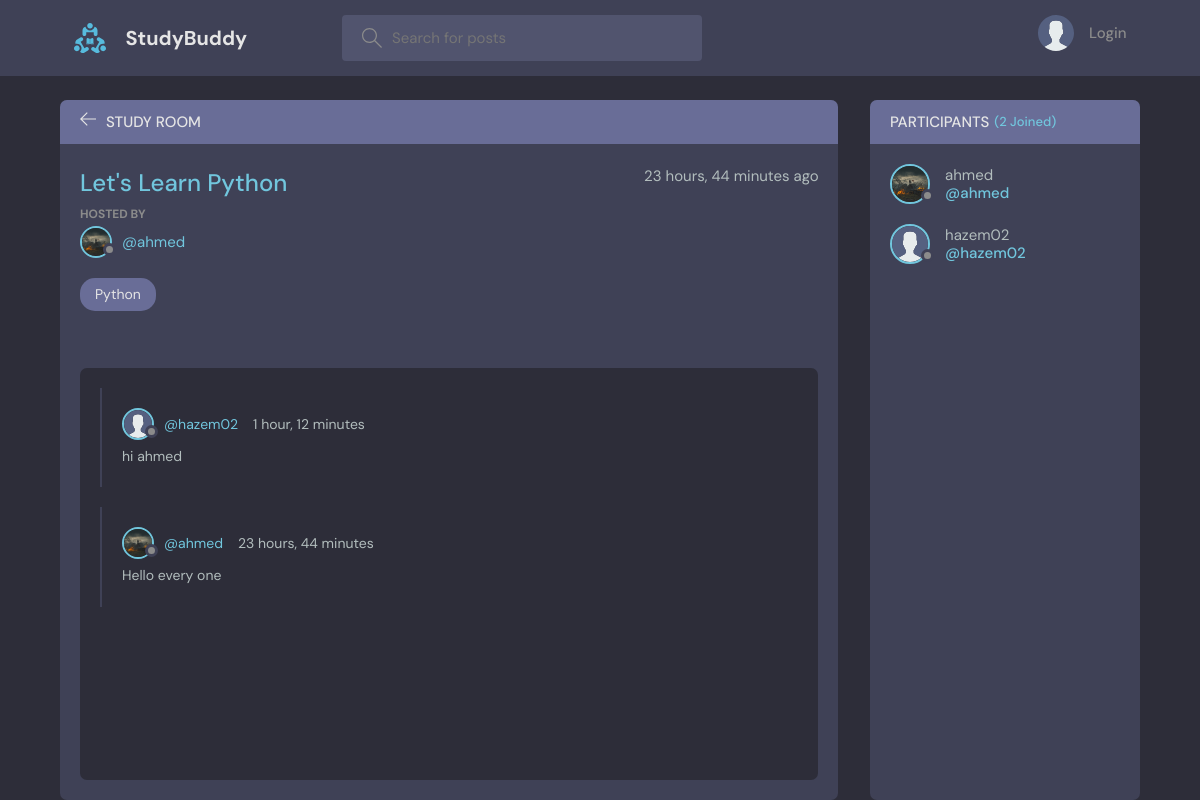
Page /room/2/ on the committed database.
### base/models.py (models this page shows, shortened)
class Room(models.Model):
    host = models.ForeignKey(User, on_delete=models.SET_NULL, null = True)
    topic = models.ForeignKey(Topic, on_delete=models.SET_NULL, null=True)
    name = models.CharField(max_length=200)
    description = models.TextField(null = True, blank = True)
    participants = models.ManyToManyField(User, related_name='participants', blank=True)
    updated = models.DateTimeField(auto_now=True)
    created = models.DateTimeField(auto_now_add=True)
    class Meta:
        ordering = ['-updated', '-created']  # when I use "-" it means descending order

class User(AbstractUser):
    name = models.CharField(max_length=200, null=True)
    email = models.EmailField(unique=True, null=True)
    bio = models.TextField(null=True)
    avatar = models.ImageField(null=True, default='avatar.svg')
    USERNAME_FIELD = 'email'
    REQUIRED_FIELDS = []

class Topic(models.Model):
    name = models.CharField(max_length=200)
    def __str__(self):
        return self.name

class Message(models.Model):
    user = models.ForeignKey(User, on_delete=models.CASCADE)
    room = models.ForeignKey(Room, on_delete=models.CASCADE)
    body = models.TextField()
    updated = models.DateTimeField(auto_now=True)
    created = models.DateTimeField(auto_now_add=True)
    class Meta:
        ordering = ['-updated', '-created']  # when I use "-" it means descending order

### base/views.py (the view, shortened to what this page needs)
# urls.py: path('room/<str:pk>/', views.room, name="room"),
def room(req, pk):
    room = Room.objects.get(id=pk)
    room_messages = room.message_set.all()
    participants = room.participants.all()
    context = {
            'room': room,
            'room_messages': room_messages,
            'participants': participants,
    }
    return render(req, 'base/room.html', context)

### base/templates/base/room.html (shortened to what this page needs)
{%extends 'main.html'%} {%block content%}
<main class="profile-page layout layout--2">
  <div class="container">
    <div class="room">
      <div class="room__top">
        <div class="room__topLeft">
          <a href="{%url 'home'%}">
            <svg
              version="1.1"
              xmlns="http://www.w3.org/2000/svg"
              width="32"
              height="32"
              viewBox="0 0 32 32"
            >
              <title>arrow-left</title>
              <path
                d="M13.723 2.286l-13.723 13.714 13.719 13.714 1.616-1.611-10.96-10.96h27.625v-2.286h-27.625l10.965-10.965-1.616-1.607z"
              ></path>
            </svg>
          </a>
          <h3>Study Room</h3>
        </div>
      </div>
      <div class="room__box scroll">
        <div class="room__header scroll">
          <div class="room__info">
            <h3>{{room.name}}</h3>
            <span>{{room.created|timesince}} ago</span>
          </div>
          <div class="room__hosted">
            <p>Hosted By</p>
            <a href="{%url 'user-profile' room.host.id%}" class="room__author">
              <div class="avatar avatar--small">
                <img src="{{room.host.avatar.url}}" />
              </div>
              <span>@{{room.host.username}}</span>
            </a>
          </div>
          <span class="room__topics">{{room.topic}}</span>
        </div>
        <div class="room__conversation">
          <div class="threads scroll">
            {% for message in room_messages%}
            <div class="thread">
              <div class="thread__top">
                <div class="thread__author">
                  <a
                    href="{%url 'user-profile' message.user.id%}"
                    class="thread__authorInfo"
                  >
                    <div class="avatar avatar--small">
                      <img src="{{message.user.avatar.url}}" />
                    </div>
                    <span>@{{message.user.username}}</span>
                  </a>
                  <span class="thread__date"
                    >{{message.created|timesince}}</span
                  >
                </div>
              </div>
              <div class="thread__details">{{message.body}}</div>
            </div>
            {%endfor%}
          </div>
        </div>
      </div>
    </div>
    <div class="participants">
      <h3 class="participants__top">
        Participants <span>({{participants.count}} Joined)</span>
      </h3>
      <div class="participants__list scroll">
        {% for user in participants %}
        <a href="{% url 'user-profile' user.id %}" class="participant">
          <div class="avatar avatar--medium">
            <img src="{{user.avatar.url}}" />
          </div>
          <p>{{user.username}} <span>@{{user.username}}</span></p>
          {%endfor%}
        </a>
      </div>
    </div>
  </div>
</main>
{%endblock content%}

### templates/main.html (shortened to what this page needs)
<!DOCTYPE html>
{%load static%}
<html lang="en">
  <head>
    <link rel="stylesheet" href="{%static 'styles/style.css'%}" />
  </head>
  <body>
    {% include 'navbar.html' %}  {% block content %} {% endblock content %}
  </body>
</html>

### templates/navbar.html (shortened to what this page needs)
{%load static%}
<header class="header header--loggedIn">
  <div class="container">
    <a href="/" class="header__logo">
      <img src="{% static 'images/logo.svg'%}" />
      <h1>StudyBuddy</h1>
    </a>
    <form class="header__search" method="get" action="{%url 'home'%}">
      <label>
        <input type="text" name="q" placeholder="Search for posts" />
      </label>
    </form>
    <nav class="header__menu">
      {% if request.user.is_authenticated %}
      <div class="header__user">
        <a href="{%url 'user-profile' user.id%}">
          <div class="avatar avatar--medium active">
            <img src="{{user.avatar.url}}" />
          </div>
          <p>
            {{request.user.username}} <span>@{{request.user.username}}</span>
          </p>
        </a>
        <button class="dropdown-button">
          <svg
            version="1.1"
            xmlns="http://www.w3.org/2000/svg"
            width="32"
            height="32"
            viewBox="0 0 32 32"
          >
            <title>chevron-down</title>
            <path d="M16 21l-13-13h-3l16 16 16-16h-3l-13 13z"></path>
          </svg>
        </button>
      </div>
      {% else %}
      <a href="{% url 'login' %}">
        <img src="{% static 'images/avatar.svg'%}" />
        <p>Login</p>
      </a>
      {%endif%}
    </nav>
  </div>
</header>

### rows in the picture
Room: name "Let's Learn Python", created "23 hours, 44 minutes", host.avatar (picture), host.username "ahmed", topic "Python"
Message: user.avatar (placeholder picture), user.username "hazem02", created "1 hour, 12 minutes", body "hi ahmed"
Message: user.avatar (picture), user.username "ahmed", created "23 hours, 44 minutes", body "Hello every one"
User: avatar (picture), username "ahmed"
User: avatar (placeholder picture), username "hazem02"

### other values in the picture
{{ participants.count }} "2"
